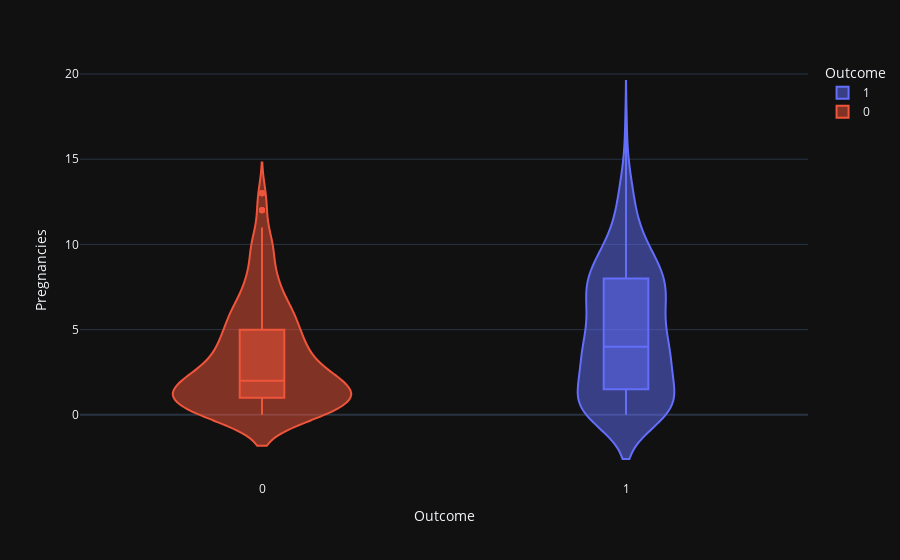
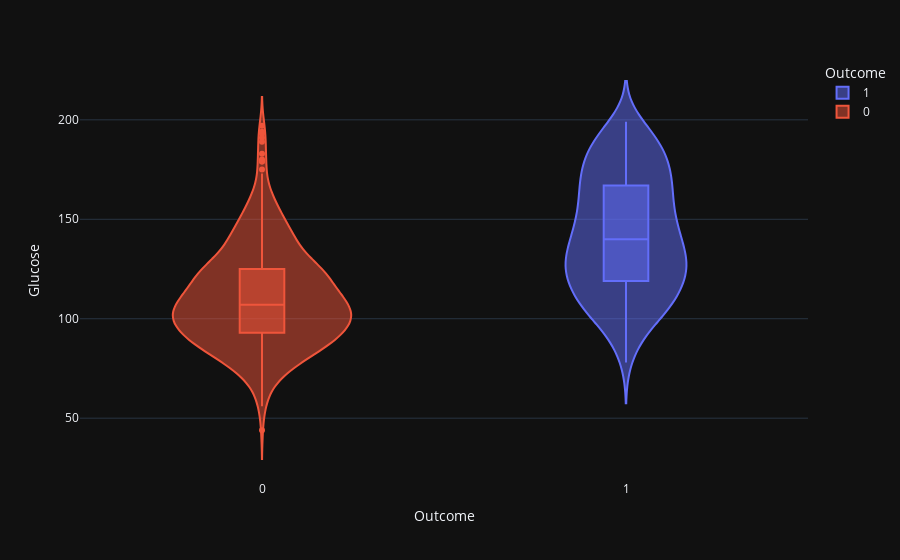
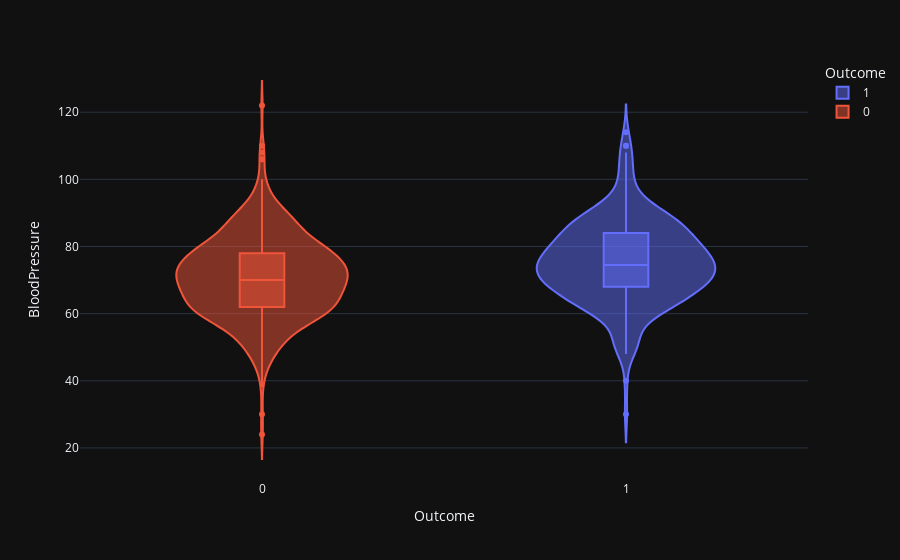
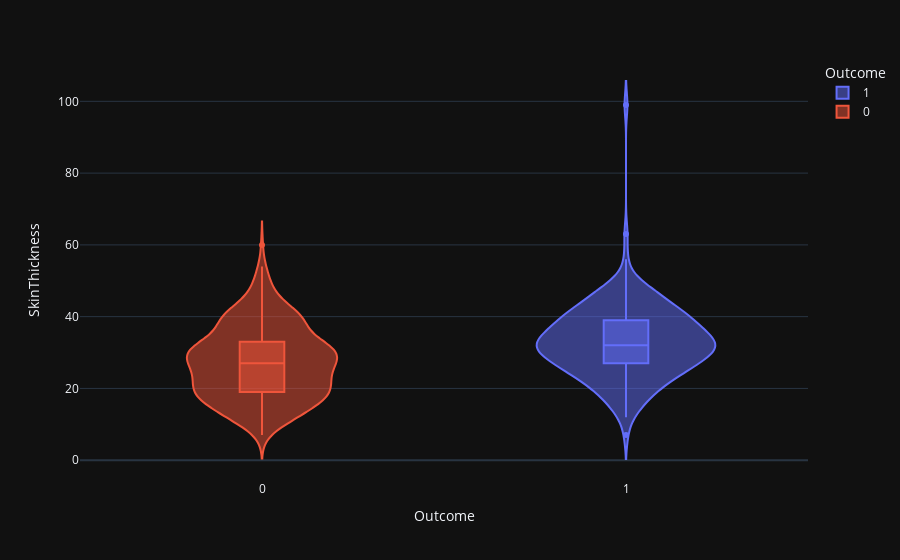

The code cell stored with these charts, in order, in its notebook:
### Code cell
#扣除有問題的資料後，觀察各資料的離群值
for col in fill_col:
    diadata[col] = diadata[col].replace(0, np.nan)
for column in num_cols:
    violin(column)

### Figure 1 — Plotly figure (JSON) as saved in the notebook; plotly's stock layout.template omitted (floating-point values rounded to 4 significant figures; data arrays with more than 128 entries replaced by an {"elided": "..."} marker saying what was removed)
{"data": [{"alignmentgroup": "True", "box": {"visible": true}, "hovertemplate": "Outcome=%{x}<br>Pregnancies=%{y}<extra></extra>", "legendgroup": "1", "marker": {"color": "#636efa"}, "name": "1", "offsetgroup": "1", "orientation": "v", "scalegroup": "True", "showlegend": true, "type": "violin", "x": {"elided": "268 int values"}, "x0": " ", "xaxis": "x", "y": {"elided": "268 int values"}, "y0": " ", "yaxis": "y"}, {"alignmentgroup": "True", "box": {"visible": true}, "hovertemplate": "Outcome=%{x}<br>Pregnancies=%{y}<extra></extra>", "legendgroup": "0", "marker": {"color": "#EF553B"}, "name": "0", "offsetgroup": "0", "orientation": "v", "scalegroup": "True", "showlegend": true, "type": "violin", "x": {"elided": "500 int values"}, "x0": " ", "xaxis": "x", "y": {"elided": "500 int values"}, "y0": " ", "yaxis": "y"}], "layout": {"legend": {"title": {"text": "Outcome"}, "tracegroupgap": 0}, "margin": {"t": 60}, "violinmode": "overlay", "xaxis": {"anchor": "y", "categoryarray": [1, 0], "categoryorder": "array", "domain": [0, 1], "title": {"text": "Outcome"}}, "yaxis": {"anchor": "x", "domain": [0, 1], "title": {"text": "Pregnancies"}}}}

### Figure 2 — Plotly figure (JSON) as saved in the notebook; plotly's stock layout.template omitted (floating-point values rounded to 4 significant figures; data arrays with more than 128 entries replaced by an {"elided": "..."} marker saying what was removed)
{"data": [{"alignmentgroup": "True", "box": {"visible": true}, "hovertemplate": "Outcome=%{x}<br>Glucose=%{y}<extra></extra>", "legendgroup": "1", "marker": {"color": "#636efa"}, "name": "1", "offsetgroup": "1", "orientation": "v", "scalegroup": "True", "showlegend": true, "type": "violin", "x": {"elided": "268 int values"}, "x0": " ", "xaxis": "x", "y": {"elided": "268 int values"}, "y0": " ", "yaxis": "y"}, {"alignmentgroup": "True", "box": {"visible": true}, "hovertemplate": "Outcome=%{x}<br>Glucose=%{y}<extra></extra>", "legendgroup": "0", "marker": {"color": "#EF553B"}, "name": "0", "offsetgroup": "0", "orientation": "v", "scalegroup": "True", "showlegend": true, "type": "violin", "x": {"elided": "500 int values"}, "x0": " ", "xaxis": "x", "y": {"elided": "500 int values"}, "y0": " ", "yaxis": "y"}], "layout": {"legend": {"title": {"text": "Outcome"}, "tracegroupgap": 0}, "margin": {"t": 60}, "violinmode": "overlay", "xaxis": {"anchor": "y", "categoryarray": [1, 0], "categoryorder": "array", "domain": [0, 1], "title": {"text": "Outcome"}}, "yaxis": {"anchor": "x", "domain": [0, 1], "title": {"text": "Glucose"}}}}

### Figure 3 — Plotly figure (JSON) as saved in the notebook; plotly's stock layout.template omitted (floating-point values rounded to 4 significant figures; data arrays with more than 128 entries replaced by an {"elided": "..."} marker saying what was removed)
{"data": [{"alignmentgroup": "True", "box": {"visible": true}, "hovertemplate": "Outcome=%{x}<br>BloodPressure=%{y}<extra></extra>", "legendgroup": "1", "marker": {"color": "#636efa"}, "name": "1", "offsetgroup": "1", "orientation": "v", "scalegroup": "True", "showlegend": true, "type": "violin", "x": {"elided": "268 int values"}, "x0": " ", "xaxis": "x", "y": {"elided": "268 int values"}, "y0": " ", "yaxis": "y"}, {"alignmentgroup": "True", "box": {"visible": true}, "hovertemplate": "Outcome=%{x}<br>BloodPressure=%{y}<extra></extra>", "legendgroup": "0", "marker": {"color": "#EF553B"}, "name": "0", "offsetgroup": "0", "orientation": "v", "scalegroup": "True", "showlegend": true, "type": "violin", "x": {"elided": "500 int values"}, "x0": " ", "xaxis": "x", "y": {"elided": "500 int values"}, "y0": " ", "yaxis": "y"}], "layout": {"legend": {"title": {"text": "Outcome"}, "tracegroupgap": 0}, "margin": {"t": 60}, "violinmode": "overlay", "xaxis": {"anchor": "y", "categoryarray": [1, 0], "categoryorder": "array", "domain": [0, 1], "title": {"text": "Outcome"}}, "yaxis": {"anchor": "x", "domain": [0, 1], "title": {"text": "BloodPressure"}}}}

### Figure 4 — Plotly figure (JSON) as saved in the notebook; plotly's stock layout.template omitted (floating-point values rounded to 4 significant figures; data arrays with more than 128 entries replaced by an {"elided": "..."} marker saying what was removed)
{"data": [{"alignmentgroup": "True", "box": {"visible": true}, "hovertemplate": "Outcome=%{x}<br>SkinThickness=%{y}<extra></extra>", "legendgroup": "1", "marker": {"color": "#636efa"}, "name": "1", "offsetgroup": "1", "orientation": "v", "scalegroup": "True", "showlegend": true, "type": "violin", "x": {"elided": "268 int values"}, "x0": " ", "xaxis": "x", "y": {"elided": "268 int values"}, "y0": " ", "yaxis": "y"}, {"alignmentgroup": "True", "box": {"visible": true}, "hovertemplate": "Outcome=%{x}<br>SkinThickness=%{y}<extra></extra>", "legendgroup": "0", "marker": {"color": "#EF553B"}, "name": "0", "offsetgroup": "0", "orientation": "v", "scalegroup": "True", "showlegend": true, "type": "violin", "x": {"elided": "500 int values"}, "x0": " ", "xaxis": "x", "y": {"elided": "500 int values"}, "y0": " ", "yaxis": "y"}], "layout": {"legend": {"title": {"text": "Outcome"}, "tracegroupgap": 0}, "margin": {"t": 60}, "violinmode": "overlay", "xaxis": {"anchor": "y", "categoryarray": [1, 0], "categoryorder": "array", "domain": [0, 1], "title": {"text": "Outcome"}}, "yaxis": {"anchor": "x", "domain": [0, 1], "title": {"text": "SkinThickness"}}}}
